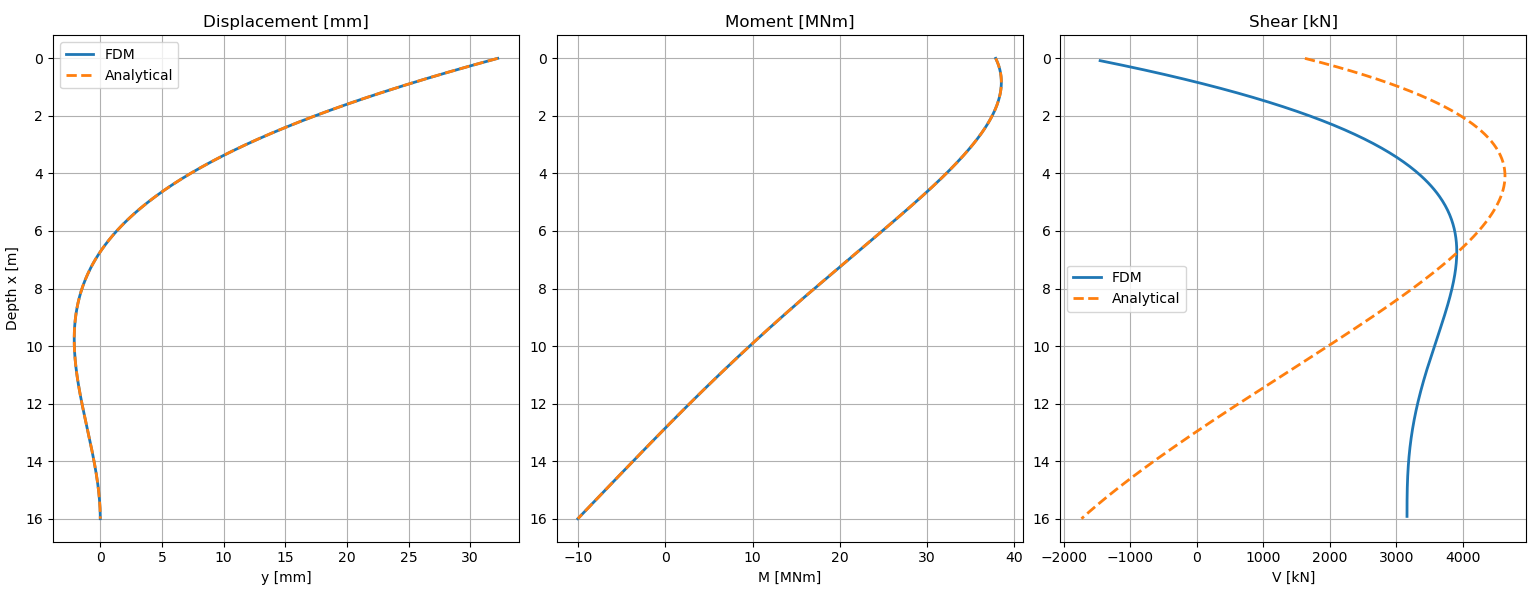

This chart was generated by the following Python code:
import numpy as np
import matplotlib.pyplot as plt

# ============================================================
# INPUT DATA
# ============================================================

L = 16.0                 # embedded pile length [m]
D = 2.5                  # outer diameter [m]
t = 0.025                # wall thickness [m]
d = D - 2 * t            # inner diameter [m]

Ep = 210e9               # Young's modulus of steel [Pa]
Epy = 68.07e6            # foundation stiffness per unit length [N/m^2]

V_head = 1.625e6         # horizontal load at pile head [N]
M_head = 37.86e6         # moment at pile head [Nm]

# ============================================================
# SECTION PROPERTIES
# ============================================================

I = np.pi * (D**4 - d**4) / 64.0
EI = Ep * I
lam = (Epy / (4.0 * EI)) ** 0.25

print("Section properties")
print("------------------------------")
print(f"Outer diameter D = {D:.3f} m")
print(f"Inner diameter d = {d:.3f} m")
print(f"I = {I:.6e} m^4")
print(f"EI = {EI:.6e} Nm^2")
print(f"lambda = {lam:.6e} 1/m")

# ============================================================
# FINITE DIFFERENCE METHOD
# Governing equation:
#     EI * y'''' + Epy * y = 0
#
# Boundary conditions:
#   x = 0 (pile head, free with applied load and moment)
#       EI y''(0)  = M_head
#       EI y'''(0) = V_head
#
#   x = L (pile tip, fixed)
#       y(L)  = 0
#       y'(L) = 0
# ============================================================

def solve_FDM(n=400):
    dx = L / n
    alpha = Epy / EI

    # Unknowns are u[0] ... u[n]
    # Node 0 = head, node n = tip
    N = n + 1
    K = np.zeros((N, N))
    p = np.zeros(N)

    # --------------------------------------------------------
    # Interior nodes: fourth-order central difference
    # y'''' ~ (u[i-2] - 4u[i-1] + 6u[i] - 4u[i+1] + u[i+2]) / dx^4
    # --------------------------------------------------------
    for i in range(2, n-1):
        K[i, i-2] = 1.0
        K[i, i-1] = -4.0
        K[i, i]   = 6.0 + alpha * dx**4
        K[i, i+1] = -4.0
        K[i, i+2] = 1.0

    # --------------------------------------------------------
    # Head boundary conditions at x = 0
    # EI y''(0) = M_head
    # Forward difference:
    # y''(0) ≈ (2u0 - 5u1 + 4u2 - u3) / dx^2
    # --------------------------------------------------------
    K[0, 0] = 2.0
    K[0, 1] = -5.0
    K[0, 2] = 4.0
    K[0, 3] = -1.0
    p[0] = M_head * dx**2 / EI

    # EI y'''(0) = V_head
    # Forward difference:
    # y'''(0) ≈ (-5u0 + 18u1 - 24u2 + 14u3 - 3u4) / (2 dx^3)
    K[1, 0] = -5.0
    K[1, 1] = 18.0
    K[1, 2] = -24.0
    K[1, 3] = 14.0
    K[1, 4] = -3.0
    p[1] = 2.0 * V_head * dx**3 / EI

    # --------------------------------------------------------
    # Tip boundary conditions at x = L
    # y(L) = 0
    # y'(L) = 0
    # Backward difference:
    # y'(L) ≈ (3u_n - 4u_{n-1} + u_{n-2}) / (2 dx)
    # --------------------------------------------------------
    K[n-1, n]   = 3.0
    K[n-1, n-1] = -4.0
    K[n-1, n-2] = 1.0
    p[n-1] = 0.0

    K[n, n] = 1.0
    p[n] = 0.0

    # --------------------------------------------------------
    # Special near-boundary equations at i = n-2 and i = 1
    # Use the governing equation there with one-sided 5-point formulas
    # --------------------------------------------------------

    # i = 1  -> y'''' using forward stencil:
    # (u0 - 4u1 + 6u2 - 4u3 + u4) / dx^4
    K[2, 0] = 1.0
    K[2, 1] = -4.0
    K[2, 2] = 6.0 + alpha * dx**4
    K[2, 3] = -4.0
    K[2, 4] = 1.0

    # i = n-1 already used by slope BC, so governing equation at i = n-2
    # backward compatible central stencil
    irow = n - 2
    i = n - 2
    K[irow, i-2] = 1.0
    K[irow, i-1] = -4.0
    K[irow, i]   = 6.0 + alpha * dx**4
    K[irow, i+1] = -4.0
    K[irow, i+2] = 1.0

    u = np.linalg.solve(K, p)

    x = np.linspace(0.0, L, N)
    y = u.copy()

    # Derivatives / response quantities
    theta = np.full_like(y, np.nan)
    M = np.full_like(y, np.nan)
    V = np.full_like(y, np.nan)

    # slope
    theta[1:-1] = (y[2:] - y[:-2]) / (2.0 * dx)
    theta[0] = (-3*y[0] + 4*y[1] - y[2]) / (2.0 * dx)
    theta[-1] = (3*y[-1] - 4*y[-2] + y[-3]) / (2.0 * dx)

    # moment
    M[1:-1] = EI * (y[:-2] - 2.0*y[1:-1] + y[2:]) / dx**2
    M[0] = EI * (2*y[0] - 5*y[1] + 4*y[2] - y[3]) / dx**2
    M[-1] = EI * (2*y[-1] - 5*y[-2] + 4*y[-3] - y[-4]) / dx**2

    V = np.full_like(M, np.nan)

    # Shear from derivative of moment (much more stable)
    V[1:-1] = -(M[2:] - M[:-2]) / (2*dx)

    return x, y, theta, M, V

# ============================================================
# ANALYTICAL METHOD
# General solution:
# y = exp(lx)(C1 cos lx + C2 sin lx) + exp(-lx)(C3 cos lx + C4 sin lx)
#
# Exact derivatives are used.
# ============================================================

def solve_analytical(npts=800):
    l = lam

    A = np.zeros((4, 4))
    b = np.zeros(4)

    # --------------------------------------------------------
    # At x = 0:
    # y''(0)  = 2 l^2 (C2 - C4) = M_head / EI
    # y'''(0) = 2 l^3 (-C1 + C2 + C3 + C4) = V_head / EI
    # --------------------------------------------------------
    A[0, :] = [0.0, 2.0*l**2, 0.0, -2.0*l**2]
    b[0] = M_head / EI

    A[1, :] = [-2.0*l**3, 2.0*l**3, 2.0*l**3, 2.0*l**3]
    b[1] = V_head / EI

    # --------------------------------------------------------
    # At x = L:
    # y(L)  = 0
    # y'(L) = 0
    # --------------------------------------------------------
    epl = np.exp(l * L)
    eml = np.exp(-l * L)
    cL = np.cos(l * L)
    sL = np.sin(l * L)

    A[2, :] = [
        epl * cL,
        epl * sL,
        eml * cL,
        eml * sL
    ]
    b[2] = 0.0

    A[3, :] = [
        epl * l * (cL - sL),
        epl * l * (sL + cL),
        eml * l * (-cL - sL),
        eml * l * (-sL + cL)
    ]
    b[3] = 0.0

    C1, C2, C3, C4 = np.linalg.solve(A, b)

    x = np.linspace(0.0, L, npts)
    ex = np.exp(l * x)
    emx = np.exp(-l * x)
    cx = np.cos(l * x)
    sx = np.sin(l * x)

    y = ex * (C1 * cx + C2 * sx) + emx * (C3 * cx + C4 * sx)

    dy = (
        ex * l * ((C1 + C2) * cx + (C2 - C1) * sx)
        + emx * l * ((-C3 + C4) * cx - (C3 + C4) * sx)
    )

    d2y = (
        ex * 2.0 * l**2 * (-C1 * sx + C2 * cx)
        + emx * 2.0 * l**2 * (C3 * sx - C4 * cx)
    )

    d3y = (
        ex * 2.0 * l**3 * ((-C1 + C2) * cx + (-C1 - C2) * sx)
        + emx * 2.0 * l**3 * ((C3 + C4) * cx + (C3 - C4) * sx)
    )

    theta = dy
    M = EI * d2y
    V = EI * d3y

    return x, y, theta, M, V

# ============================================================
# SOLVE BOTH METHODS
# ============================================================

x_fdm, y_fdm, th_fdm, M_fdm, V_fdm = solve_FDM(n=400)
x_an,  y_an,  th_an,  M_an,  V_an  = solve_analytical(npts=800)

# ============================================================
# PRINT COMPARISON
# ============================================================

print("\nMaximum values")
print("------------------------------")
print("FDM:")
print(f"Max displacement: {np.nanmax(np.abs(y_fdm))*1000:.2f} mm")
print(f"Max rotation:     {np.nanmax(np.abs(th_fdm))*1e3:.3f} x10^-3")
print(f"Max moment:       {np.nanmax(np.abs(M_fdm))/1e6:.3f} MNm")
print(f"Max shear:        {np.nanmax(np.abs(V_fdm))/1e3:.2f} kN")

print("\nAnalytical:")
print(f"Max displacement: {np.nanmax(np.abs(y_an))*1000:.2f} mm")
print(f"Max rotation:     {np.nanmax(np.abs(th_an))*1e3:.3f} x10^-3")
print(f"Max moment:       {np.nanmax(np.abs(M_an))/1e6:.3f} MNm")
print(f"Max shear:        {np.nanmax(np.abs(V_an))/1e3:.2f} kN")

# Head values
print("\nHead values")
print("------------------------------")
print(f"Analytical M(0): {M_an[0]/1e6:.3f} MNm   (target {M_head/1e6:.3f} MNm)")
print(f"Analytical V(0): {V_an[0]/1e3:.2f} kN   (target {V_head/1e3:.2f} kN)")

# ============================================================
# PLOTS
# ============================================================

fig, axs = plt.subplots(1, 3, figsize=(18, 6))

# Displacement
axs[0].plot(y_fdm * 1000, x_fdm, label="FDM", lw=2)
axs[0].plot(y_an * 1000, x_an, "--", label="Analytical", lw=2)
axs[0].set_title("Displacement [mm]")
axs[0].set_xlabel("y [mm]")
axs[0].set_ylabel("Depth x [m]")
axs[0].invert_yaxis()
axs[0].grid(True)
axs[0].legend()

# Rotation
#axs[1].plot(th_fdm * 1e3, x_fdm, lw=2)
#axs[1].plot(th_an * 1e3, x_an, "--", lw=2)
#axs[1].set_title("Rotation [$10^{-3}$ rad]")
#axs[1].set_xlabel(r"$\theta \, [10^{-3}]$")
#axs[1].invert_yaxis()
#axs[1].grid(True)

# Moment
axs[1].plot(M_fdm / 1e6, x_fdm, lw=2)
axs[1].plot(M_an / 1e6, x_an, "--", lw=2)
axs[1].set_title("Moment [MNm]")
axs[1].set_xlabel("M [MNm]")
axs[1].invert_yaxis()
axs[1].grid(True)

# Shear
axs[2].plot(V_fdm[2:-2] / 1e3, x_fdm[2:-2], lw=2, label="FDM")
axs[2].plot(V_an / 1e3, x_an, "--", lw=2, label="Analytical")
axs[2].set_title("Shear [kN]")
axs[2].set_xlabel("V [kN]")
axs[2].invert_yaxis()
axs[2].grid(True)
axs[2].legend()

plt.tight_layout()
plt.show()
